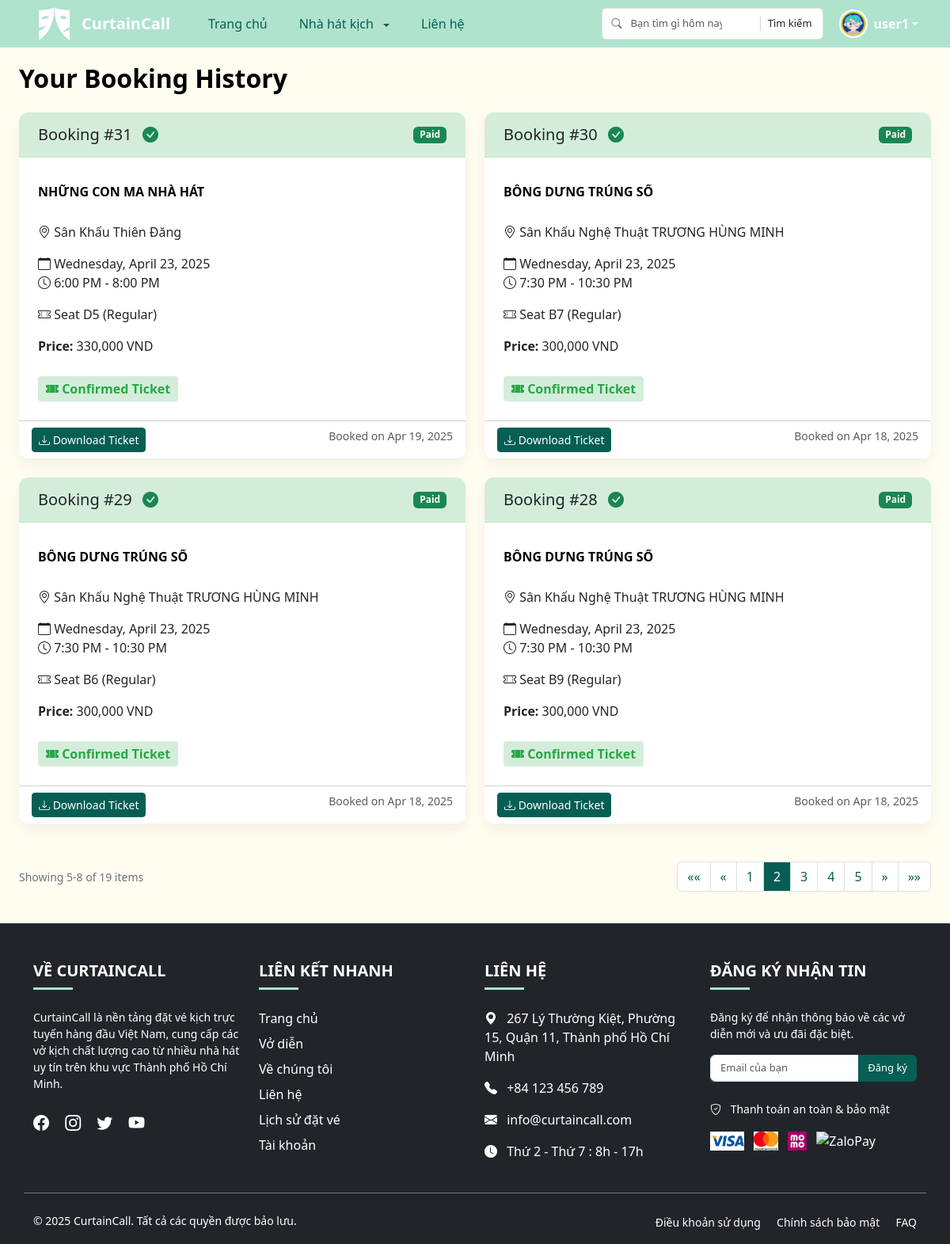
/index.php?route=booking/history&page=2 (signed in), run on the app's committed database.
### tables this page shows
CREATE TABLE `bookings` (
  `booking_id` int(11) NOT NULL,
  `user_id` int(11) NOT NULL,
  `play_id` varchar(5) NOT NULL,
  `theater_id` varchar(3) NOT NULL,
  `seat_id` varchar(3) NOT NULL,
  `status` enum('Pending','Paid','Expired','Cancelled') DEFAULT 'Pending',
  `expires_at` datetime NOT NULL,
  `created_at` timestamp NOT NULL DEFAULT current_timestamp(),
  `updated_at` timestamp NOT NULL DEFAULT current_timestamp() ON UPDATE current_timestamp(),
  `amount` decimal(10,2) NOT NULL DEFAULT 0.00,
  `schedule_date` date DEFAULT NULL
);

CREATE TABLE `plays` (
  `play_id` varchar(5) NOT NULL,
  `title` varchar(255) NOT NULL,
  `description` text NOT NULL,
  `image` varchar(255) NOT NULL,
  `theater_id` varchar(3) NOT NULL,
  `views` int(11) DEFAULT 0
);

CREATE TABLE `theaters` (
  `theater_id` varchar(3) NOT NULL,
  `name` varchar(255) NOT NULL,
  `location` varchar(255) NOT NULL
);

CREATE TABLE `schedules` (
  `play_id` varchar(5) NOT NULL,
  `date` date NOT NULL,
  `start_time` time NOT NULL,
  `end_time` time NOT NULL
);

CREATE TABLE `seat_maps` (
  `theater_id` varchar(3) NOT NULL,
  `seat_id` varchar(3) NOT NULL,
  `seat_type` enum('VIP','Regular') NOT NULL
);

CREATE TABLE `seat_prices` (
  `theater_id` varchar(3) NOT NULL,
  `seat_type` enum('VIP','Regular') NOT NULL,
  `price` decimal(10,2) NOT NULL
);

### controllers/BookingController.php (called while the page is built, shortened)
<?php
require_once 'models/Booking.php';
class BookingController
{
    private $bookingModel;
    public function __construct($conn)
    {
        $this->bookingModel = new Booking($conn);
    }
    public function history()
    {
        $user_id = $_SESSION['user']['user_id'];
        $bookings = $this->bookingModel->getBookingsByUserId($user_id);
        include 'views/layouts/header.php';
        include 'views/booking/history.php';
        include 'views/layouts/footer.php';
    }
}

### models/Booking.php (called while the page is built, shortened)
<?php
class Booking {
    private $conn;
    public function __construct($conn) {
        $this->conn = $conn;
    }
    public function getBookingsByUserId($user_id) {
        $sql = "SELECT b.*, p.title as play_title, t.name as theater_name,
                s.date as schedule_date, s.start_time, s.end_time,
                sm.seat_type, sp.price
                FROM bookings b
                JOIN plays p ON b.play_id = p.play_id
                JOIN theaters t ON b.theater_id = t.theater_id
                LEFT JOIN schedules s ON b.play_id = s.play_id AND b.schedule_date = s.date
                JOIN seat_maps sm ON b.theater_id = sm.theater_id AND b.seat_id = sm.seat_id
                JOIN seat_prices sp ON b.theater_id = sp.theater_id AND sm.seat_type = sp.seat_type
                WHERE b.user_id = ?
                ORDER BY b.created_at DESC";
        $stmt = $this->conn->prepare($sql);
        $stmt->bind_param("i", $user_id);
        $stmt->execute();
        $result = $stmt->get_result();
        $bookings = [];
        while ($row = $result->fetch_assoc()) {
            $bookings[] = $row;
        }
        return $bookings;
    }
}

### views/booking/history.php (the view, shortened to what this page needs)
<main class="container-fluid px-4">
    <div class="row">
        <div class="col-12 mb-4">
            <h2 class="section-title text-center">Your Booking History</h2>
        </div>
    </div>
    <?php
    $paidBookings = array_filter($bookings, function($booking) {
        return $booking['status'] === 'Paid';
    });
    if (empty($paidBookings)):
    ?>
        <div class="alert alert-info">
            <i class="bi bi-info-circle"></i> You don't have any confirmed tickets yet.
        </div>
        <div class="text-center mt-4">
            <a href="index.php" class="btn btn-primary">Browse Plays</a>
        </div>
    <?php else: ?>
        <div class="row" id="bookings-container">
            <?php
            $page = isset($_GET['page']) ? max(1, intval($_GET['page'])) : 1;
            $per_page = 4;
            $total_bookings = count($paidBookings);
            $total_pages = ceil($total_bookings / $per_page);
            $page = min($page, $total_pages);
            $start_index = ($page - 1) * $per_page;
            $current_page_bookings = array_slice($paidBookings, $start_index, $per_page);
            $highlightBookingId = isset($_GET['booking_id']) ? $_GET['booking_id'] : null;
            foreach ($current_page_bookings as $booking):
            ?>
                <div class="col-md-6 mb-4 booking-item">
                    <div class="card h-100 <?= (isset($_GET['payment_success']) && $_GET['payment_success'] == 1 && $highlightBookingId == $booking['booking_id']) ? 'paid-highlight' : '' ?>">
                        <div class="card-header d-flex justify-content-between align-items-center paid-header">
                            <h5 class="mb-0">
                                Booking #<?= $booking['booking_id'] ?>
                                <i class="bi bi-check-circle-fill text-success ms-2"></i>
                            </h5>
                            <span class="badge bg-success">
                                <?= $booking['status'] ?>
                            </span>
                        </div>
                        <div class="card-body">
                            <h5 class="card-title"><?= htmlspecialchars($booking['play_title']) ?></h5>
                            <p class="card-text"><i class="bi bi-geo-alt"></i> <?= htmlspecialchars($booking['theater_name']) ?></p>
                            <p class="card-text">
                                <i class="bi bi-calendar"></i> <?= date('l, F j, Y', strtotime($booking['schedule_date'])) ?><br>
                                <i class="bi bi-clock"></i> <?= date('g:i A', strtotime($booking['start_time'])) ?> - <?= date('g:i A', strtotime($booking['end_time'])) ?>
                            </p>
                            <p class="card-text">
                                <i class="bi bi-ticket-perforated"></i> Seat <?= $booking['seat_id'] ?> (<?= $booking['seat_type'] ?>)
                            </p>
                            <p class="card-text">
                                <strong>Price:</strong> <?= number_format($booking['price']) ?> VND
                            </p>
                            <div class="paid-ticket-label">
                                <i class="bi bi-ticket-perforated-fill"></i> Confirmed Ticket
                            </div>
                        </div>
                        <div class="card-footer bg-white">
                            <a href="index.php?route=booking/download-ticket&id=<?= $booking['booking_id'] ?>" class="btn btn-primary btn-sm">
                                <i class="bi bi-download"></i> Download Ticket
                            </a>
                            <span class="float-end text-muted small">
                                Booked on <?= date('M j, Y', strtotime($booking['created_at'])) ?>
                            </span>
                        </div>
                    </div>
                </div>
            <?php endforeach; ?>
        </div>
        <?php
        include 'views/admin/pagination.php';
        ?>
    <?php endif; ?>
</main>

### public/css/style.css (style rules this page uses)
.card-body { margin: 0.5rem; }
.card-title { color: black; font-weight: 600; font-size: 1rem; height: 2.5rem; margin-top: 10px; display: -webkit-box; -webkit-line-clamp: 2; -webkit-box-orient: vertical; overflow: hidden; text-overflow: ellipsis; }

### public/css/layouts.css (style rules this page uses)
* { margin: 0; padding: 0; box-sizing: border-box; }
body { display: flex; flex-direction: column; min-height: 100vh; }
main { background-color: #fffcf0; padding-top: 80px; padding-bottom: 40px; }

### public/css/play-details.css (style rules this page uses)
.section-title { color: black; font-weight: 600; display: inline-block; margin-bottom: 0px; }

### public/css/profile.css (style rules this page uses)
.btn-primary { background-color: #075E54; border-color: #075E54; }
.card { border-radius: 12px; overflow: hidden; box-shadow: 0 4px 8px rgba(0, 0, 0, 0.1); }
.card-header { border-bottom: 1px solid #f0f0f0; padding: 15px 20px; }

### public/css/booking.css (style rules this page uses)
.booking-page .card { border: none; box-shadow: 0 0.5rem 1rem rgba(0, 0, 0, 0.05); border-radius: 12px; overflow: hidden; }
.booking-page .card-header { border-bottom: none; padding: 1rem 1.5rem; }

### public/css/payment-success.css (style rules this page uses)
.card-header.paid-header { background-color: #d4edda; border-bottom: 1px solid #c3e6cb; }
.paid-ticket-label { color: #28a745; font-weight: bold; display: inline-block; margin-top: 10px; padding: 4px 10px; background-color: #d4edda; border-radius: 4px; }

### data on the page
bookings: booking_id "31", status "Paid", plays.title "NHỮNG CON MA NHÀ HÁT", theaters.name "Sân Khấu Thiên Đăng", schedules.date "Wednesday, April 23, 2025", schedules.start_time "6:00 PM", schedules.end_time "8:00 PM", seat "D5", seat_maps.seat_type "Regular", seat_prices.price "330,000", created_at "Apr 19, 2025"
bookings: booking_id "30", status "Paid", plays.title "BỖNG DƯNG TRÚNG SỐ", theaters.name "Sân Khấu Nghệ Thuật TRƯƠNG HÙNG MINH", schedules.date "Wednesday, April 23, 2025", schedules.start_time "7:30 PM", schedules.end_time "10:30 PM", seat "B7", seat_maps.seat_type "Regular", seat_prices.price "300,000", created_at "Apr 18, 2025"
bookings: booking_id "29", status "Paid", plays.title "BỖNG DƯNG TRÚNG SỐ", theaters.name "Sân Khấu Nghệ Thuật TRƯƠNG HÙNG MINH", schedules.date "Wednesday, April 23, 2025", schedules.start_time "7:30 PM", schedules.end_time "10:30 PM", seat "B6", seat_maps.seat_type "Regular", seat_prices.price "300,000", created_at "Apr 18, 2025"
bookings: booking_id "28", status "Paid", plays.title "BỖNG DƯNG TRÚNG SỐ", theaters.name "Sân Khấu Nghệ Thuật TRƯƠNG HÙNG MINH", schedules.date "Wednesday, April 23, 2025", schedules.start_time "7:30 PM", schedules.end_time "10:30 PM", seat "B9", seat_maps.seat_type "Regular", seat_prices.price "300,000", created_at "Apr 18, 2025"

### other printed values
$_SESSION['user']['username'] "user1"
$pagination['total'] "19"
